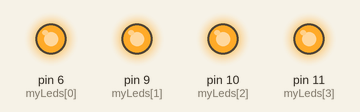
This sketch was run on a simulated Arduino Uno, built with avr-gcc and run on an emulated ATmega328P. On the bench: output pins drawn as LEDs (lit = HIGH). What the sketch prints to the serial monitor is not drawn.

Above: at 0.1 s.
At 3.41 s:
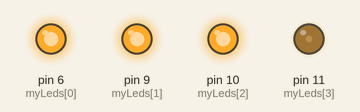
At 5.88 s:
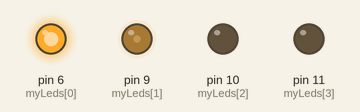
At 14.45 s:
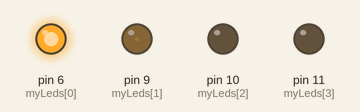
At 28.9 s:
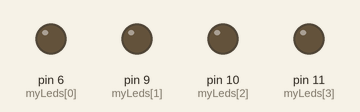
At 39.1 s:
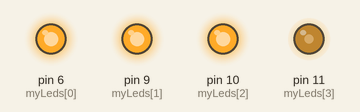
Timing chart, 0 to 40.0 s (numbered marks = the images above):
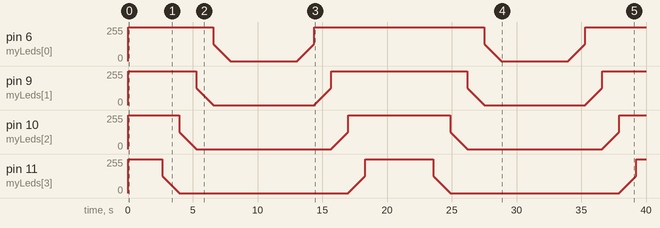

The sketch:

sketch_dec01a.ino
```cpp
// A simple sketch that turns on the LEDs gradually.
// If the input value is greater than 765 the light is set to the maximum.
// If the input value is less than 255 the light is off.
// n^2 LEDs are required.

int myLeds[] = {6, 9, 10, 11};
int size = sizeof(myLeds) / sizeof(int);
int divider = 1024 / size;
int multiplier = 1024 / divider;
int divider2 = 4 / size;
int maxVal = (divider - 1) * multiplier;
int maxVal2 = (divider / 2 - 1) * multiplier;
int val = 0;
float fVal = 0;
bool go = true;
int intensity = 0;

void setup() {
  Serial.begin(9600);
  for (int i = 0; i < size; i++) {
    pinMode(myLeds[i], OUTPUT);
  }
}

void loop() {
//  val = 1023 - analogRead(0);
  val = 1023 - intensity;
  Serial.println(val);

  if (val < maxVal / 4)
    for (int i = 0; i < size; i++)
        analogWrite(myLeds[i], 0);
  else if (val > maxVal / 4 * 3)
    for (int i = 0; i < size; i++)
        analogWrite(myLeds[i], 255);
  else {
    val -= maxVal / 4;
    fVal = val;
    fVal = fVal / (maxVal / 2) * maxVal2;
    val = (int) fVal;
    for (int i = 0; i < size; i++) {
      if (val > divider / 2 - 1)
        analogWrite(myLeds[i], 255);
      else if (val < 0)
        analogWrite(myLeds[i], 0);
      else
        analogWrite(myLeds[i], val / divider2);
      val -= divider  / 2 - 1;
    }
  }

  if (go)
    intensity++;
  else
    intensity--;
  if (intensity == maxVal || intensity == 0)
    go = !go;

  delay(10);
}
```
